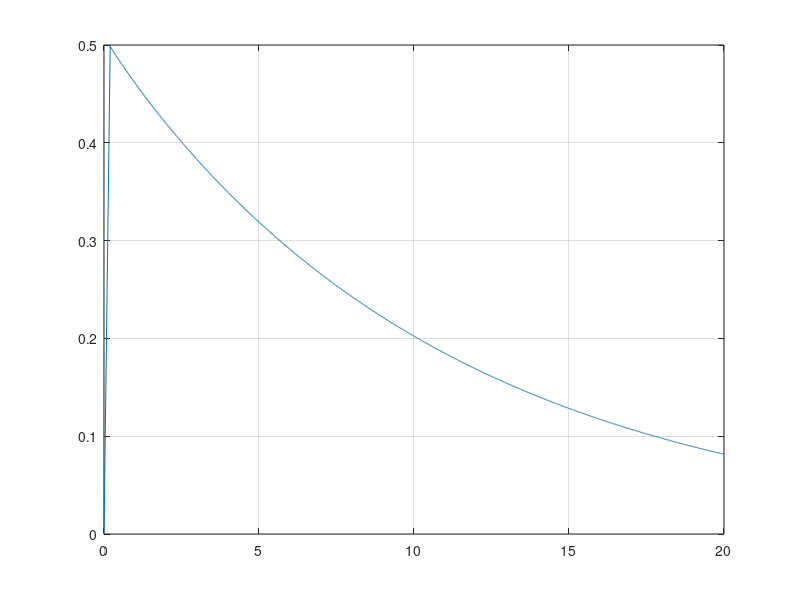

This figure's MATLAB source:
clear;clc;
d=0.2;
x1=[0,d];
y1=[0,0.5];

x2=d:0.01:20;
y2=0.5*(exp(-(x2)/11)-exp(-(d./(x2+1))/11)+1);

x=[x1,x2];
y=[y1,y2];
plot(x,y)
grid on;
